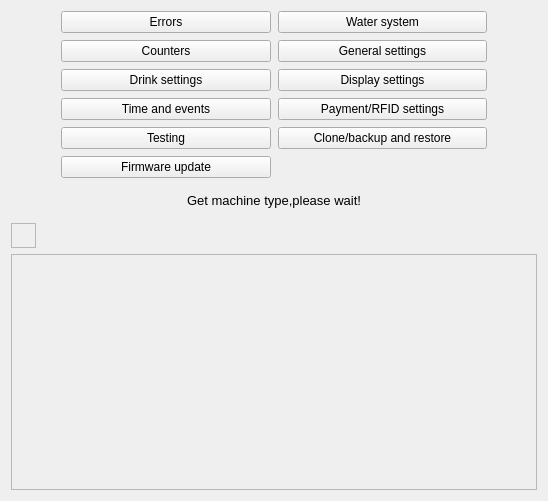
<?xml version="1.0" encoding="UTF-8"?>
<ui version="4.0">
 <class>WBSDStartPage</class>
 <widget class="QWidget" name="WBSDStartPage">
  <property name="geometry">
   <rect>
    <x>0</x>
    <y>0</y>
    <width>548</width>
    <height>501</height>
   </rect>
  </property>
  <property name="windowTitle">
   <string>Form</string>
  </property>
  <layout class="QGridLayout" name="gridLayout">
   <item row="2" column="0">
    <widget class="QFrame" name="connStatusPic">
     <property name="frameShape">
      <enum>QFrame::StyledPanel</enum>
     </property>
     <property name="frameShadow">
      <enum>QFrame::Raised</enum>
     </property>
    </widget>
   </item>
   <item row="0" column="0">
    <layout class="QVBoxLayout" name="verticalLayout_2">
     <item>
      <layout class="QGridLayout" name="gridLayout_2">
       <property name="leftMargin">
        <number>50</number>
       </property>
       <property name="rightMargin">
        <number>50</number>
       </property>
       <property name="spacing">
        <number>7</number>
       </property>
       <item row="4" column="1">
        <widget class="QPushButton" name="btnlan">
         <property name="text">
          <string>Clone/backup and restore</string>
         </property>
        </widget>
       </item>
       <item row="1" column="1">
        <widget class="QPushButton" name="generalButton">
         <property name="text">
          <string>General settings</string>
         </property>
        </widget>
       </item>
       <item row="3" column="0">
        <widget class="QPushButton" name="timeButton">
         <property name="text">
          <string>Time and events</string>
         </property>
        </widget>
       </item>
       <item row="2" column="1">
        <widget class="QPushButton" name="displayButton">
         <property name="text">
          <string>Display settings</string>
         </property>
        </widget>
       </item>
       <item row="1" column="0">
        <widget class="QPushButton" name="countersButton">
         <property name="text">
          <string>Counters</string>
         </property>
        </widget>
       </item>
       <item row="4" column="0">
        <widget class="QPushButton" name="testButton">
         <property name="text">
          <string>Testing</string>
         </property>
        </widget>
       </item>
       <item row="0" column="1">
        <widget class="QPushButton" name="waterButton">
         <property name="text">
          <string>Water system</string>
         </property>
        </widget>
       </item>
       <item row="2" column="0">
        <widget class="QPushButton" name="drinkButton">
         <property name="text">
          <string>Drink settings</string>
         </property>
        </widget>
       </item>
       <item row="0" column="0">
        <widget class="QPushButton" name="errorButton">
         <property name="text">
          <string>Errors</string>
         </property>
        </widget>
       </item>
       <item row="5" column="0">
        <widget class="QPushButton" name="updateBtn">
         <property name="text">
          <string>Firmware update</string>
         </property>
        </widget>
       </item>
       <item row="3" column="1">
        <widget class="QPushButton" name="payButton">
         <property name="enabled">
          <bool>true</bool>
         </property>
         <property name="text">
          <string>Payment/RFID settings</string>
         </property>
        </widget>
       </item>
      </layout>
     </item>
     <item>
      <widget class="QLabel" name="lb_txt">
       <property name="font">
        <font>
         <pointsize>10</pointsize>
        </font>
       </property>
       <property name="text">
        <string>Get machine type,please wait!</string>
       </property>
       <property name="alignment">
        <set>Qt::AlignCenter</set>
       </property>
      </widget>
     </item>
     <item>
      <layout class="QGridLayout" name="gridLayout_3">
       <item row="0" column="1">
        <widget class="QLabel" name="connStatusText">
         <property name="text">
          <string/>
         </property>
        </widget>
       </item>
       <item row="0" column="0">
        <widget class="QFrame" name="connStatusInd">
         <property name="maximumSize">
          <size>
           <width>25</width>
           <height>25</height>
          </size>
         </property>
         <property name="frameShape">
          <enum>QFrame::StyledPanel</enum>
         </property>
         <property name="frameShadow">
          <enum>QFrame::Raised</enum>
         </property>
        </widget>
       </item>
      </layout>
     </item>
    </layout>
   </item>
  </layout>
 </widget>
 <tabstops>
  <tabstop>errorButton</tabstop>
  <tabstop>waterButton</tabstop>
  <tabstop>countersButton</tabstop>
  <tabstop>generalButton</tabstop>
  <tabstop>drinkButton</tabstop>
  <tabstop>displayButton</tabstop>
  <tabstop>timeButton</tabstop>
  <tabstop>payButton</tabstop>
  <tabstop>testButton</tabstop>
 </tabstops>
 <resources/>
 <connections/>
</ui>
